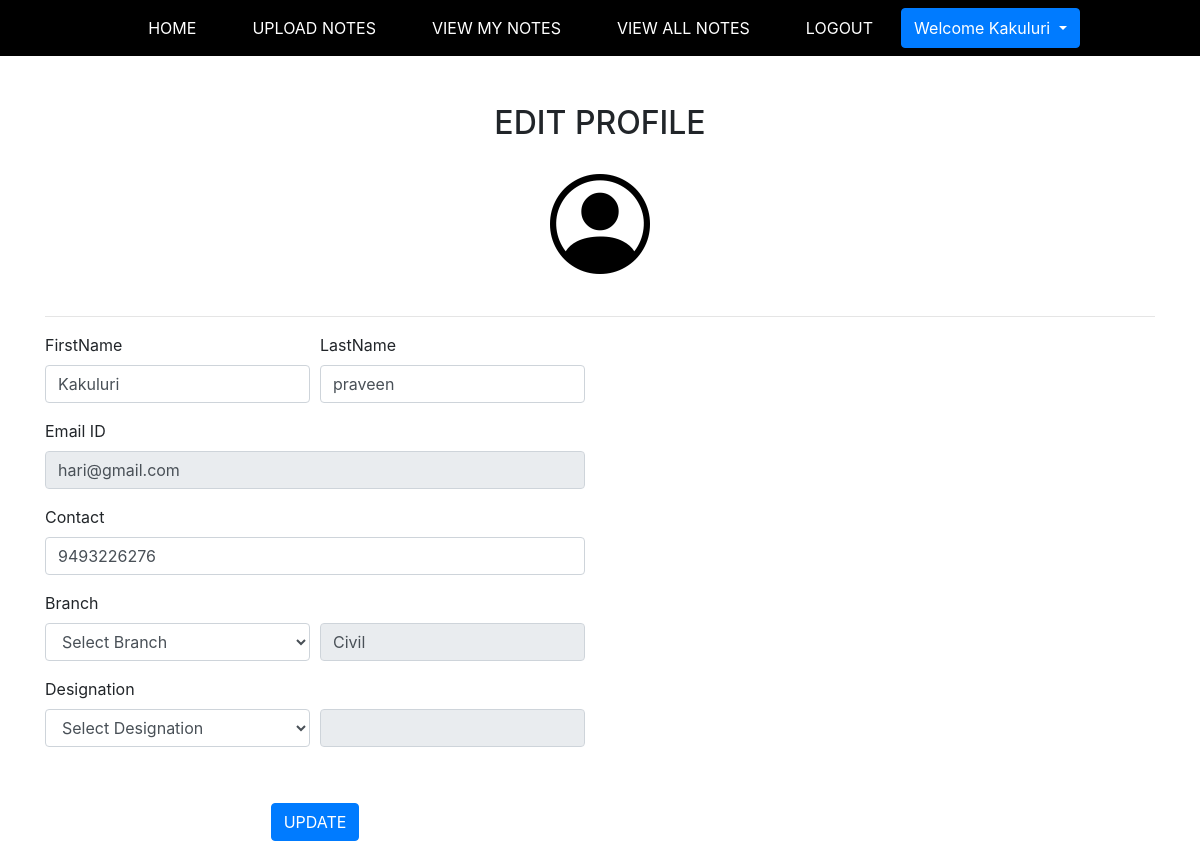
/edit_profile/ (signed in), run on the app's committed database.
### Notes/models.py (models this page shows, shortened)
class Signup(models.Model):
    user=models.ForeignKey(User,on_delete=models.CASCADE)
    contact=models.CharField(max_length=15,null=True)
    branch=models.CharField(max_length=40)
    designation=models.CharField(max_length=10,default='student')

### Notes/views.py (the view, shortened to what this page needs)
# urls.py: path('edit_profile/', edit_profile, name='edit_profile'),
def edit_profile(request):
    if not request.user.is_authenticated:
        return redirect('login')
    user=User.objects.get(id=request.user.id)
    data=Signup.objects.get(user=request.user)
    error=False
    d={'data':data,'user':user,'error':error}
    return render(request,'edit_profile.html',d)

### Notes/templates/edit_profile.html (shortened to what this page needs)
{% extends 'usernavigation.html' %}
{% load static %}
{% block body %}
    <div class="container mt-5">
    <h2 class="text-center">EDIT PROFILE</h2>
        <div class="text-center">
            <i class="bi bi-person-circle" style="font-size: 100px; color:black;"></i>
        </div>
        <hr>
        <div class="row">
            <div class="col-sm-6">
            <form method="post">
                <div class="form-row">
                    <div class="form-group col-md-6">
                        <label>FirstName</label>
                        <input type="text" class="form-control" value="{{ data.user.first_name }}" name="firstname">
                    </div>
                    <div class="form-group col-md-6">
                        <label>LastName</label>
                        <input type="text" class="form-control" value="{{ data.user.last_name }}" name="lastname">
                    </div>
                </div>
                <div class="form-row">
                    <div class="form-group col-md-12">
                        <label>Email ID</label>
                        <input type="email" class="form-control" value="{{ data.user.username }}" name="emailid" readonly>
                    </div>
                </div>
                <div class="form-row">
                    <div class="form-group col-md-12">
                        <label>Contact</label>
                        <input type="text" class="form-control" value="{{ data.contact}}" name="contact">
                    </div>
                </div>
                <div class="form-row">
                    <div class="form-group col-md-6">
                        <label>Branch</label>
                        <select class="form-control" name="branch">
                            <option value="Select">Select Branch</option>
                        </select>
                    </div>
                    <div class="form-group col-md-6 mt-2">
                        <br>
                        <input type="text" value="{{ data.branch }}" class="form-control" readonly>
                    </div>
                </div>
                <div class="form-row">
                    <div class="form-group col-md-6">
                        <label>Designation</label>
                        <select class="form-control" name="designation">
                            <option value="Select">Select Designation</option>
                        </select>
                    </div>
                    <div class="form-group col-md-6 mt-2">
                        <br>
                        <input type="text" value="{{ data.Designation }}" class="form-control" readonly>
                    </div>
                </div>
               <div class="text-center mt-3">
                   <input type="submit" value="UPDATE" class="btn btn-primary mt-4">
               </div>
            </form>
            </div>
        </div>
    </div>
{% endblock %}

### Notes/templates/usernavigation.html (shortened to what this page needs)
<!DOCTYPE html>
<html lang="en">
<head>
    {% load static %}
  <link rel="stylesheet" href="https://maxcdn.bootstrapcdn.com/bootstrap/4.3.1/css/bootstrap.min.css">
  <link rel="stylesheet" href="https://use.fontawesome.com/releases/v5.6.3/css/all.css">
    <link href="https://cdn.jsdelivr.net/npm/bootstrap-icons/font/bootstrap-icons.css" rel="stylesheet">
    <link rel="stylesheet" href="{% static 'css/mystyle.css' %}">
</head>
<body>
<nav class="navbar navbar-expand-sm justify-content-center" style="background-color: black">
    <ul class="navbar-nav">
        <li class="navbar-item">
            <a class="nav-link" href="{% url 'profile' %}">HOME</a>
        </li>
         <li class="navbar-item">
            <a class="nav-link" href="{% url 'upload_notes' %}">UPLOAD NOTES</a>
        </li>
         <li class="navbar-item">
            <a class="nav-link" href="{% url 'view_mynotes' %}">VIEW MY NOTES</a>
        </li>
         <li class="navbar-item">
            <a class="nav-link" href="{% url 'viewallnotes' %}">VIEW ALL NOTES</a>
        </li>
        <li class="navbar-item">
            <form method="post" action="{% url 'logout' %}" style="display: inline;">
                <button type="submit" class="nav-link" style="border: none; background: none;  color: white; cursor: pointer;">LOGOUT</button>
            </form>
        </li>
        <div class="btn-group">
            <button type="button" class="btn btn-primary dropdown-toggle" data-toggle="dropdown">
                Welcome {{ request.user.first_name }}
            </button>
        </div>
    </ul>
</nav>
</body>
</html>
{% block body %}
{% endblock %}

### Notes/static/css/mystyle.css (style rules this page uses)
.nav-link { color:white }
.navbar-item { margin: 0 20px; }

### data on the page
Signup: firstname "Kakuluri", lastname "praveen", emailid "hari@gmail.com", contact "9493226276", branch "Civil"

### other printed values
{{ request.user.first_name }} "Kakuluri"
